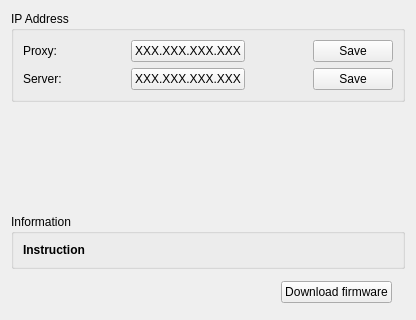
<?xml version="1.0" encoding="UTF-8"?>
<ui version="4.0">
 <class>ServiceUpdates::CNetworkWidget</class>
 <widget class="QWidget" name="ServiceUpdates::CNetworkWidget">
  <property name="geometry">
   <rect>
    <x>0</x>
    <y>0</y>
    <width>416</width>
    <height>320</height>
   </rect>
  </property>
  <property name="windowTitle">
   <string>Form</string>
  </property>
  <layout class="QVBoxLayout" name="verticalLayout">
   <item>
    <widget class="QGroupBox" name="remoteCareBox">
     <property name="title">
      <string>IP Address</string>
     </property>
     <layout class="QGridLayout" name="gridLayout">
      <item row="0" column="1">
       <spacer name="horizontalSpacer_4">
        <property name="orientation">
         <enum>Qt::Horizontal</enum>
        </property>
        <property name="sizeHint" stdset="0">
         <size>
          <width>80</width>
          <height>20</height>
         </size>
        </property>
       </spacer>
      </item>
      <item row="1" column="2">
       <widget class="QPushButton" name="serviceIpAddressButton">
        <property name="text">
         <string>XXX.XXX.XXX.XXX</string>
        </property>
       </widget>
      </item>
      <item row="0" column="2">
       <widget class="QPushButton" name="proxyIpAddressButton">
        <property name="text">
         <string>XXX.XXX.XXX.XXX</string>
        </property>
       </widget>
      </item>
      <item row="0" column="3">
       <spacer name="horizontalSpacer_3">
        <property name="orientation">
         <enum>Qt::Horizontal</enum>
        </property>
        <property name="sizeHint" stdset="0">
         <size>
          <width>79</width>
          <height>20</height>
         </size>
        </property>
       </spacer>
      </item>
      <item row="1" column="3">
       <spacer name="horizontalSpacer_5">
        <property name="orientation">
         <enum>Qt::Horizontal</enum>
        </property>
        <property name="sizeHint" stdset="0">
         <size>
          <width>40</width>
          <height>20</height>
         </size>
        </property>
       </spacer>
      </item>
      <item row="1" column="0">
       <widget class="QLabel" name="label_2">
        <property name="text">
         <string>Server:</string>
        </property>
       </widget>
      </item>
      <item row="1" column="1">
       <spacer name="horizontalSpacer">
        <property name="orientation">
         <enum>Qt::Horizontal</enum>
        </property>
        <property name="sizeHint" stdset="0">
         <size>
          <width>40</width>
          <height>20</height>
         </size>
        </property>
       </spacer>
      </item>
      <item row="0" column="4">
       <widget class="QPushButton" name="saveProxyIpButton">
        <property name="text">
         <string>Save</string>
        </property>
       </widget>
      </item>
      <item row="1" column="4">
       <widget class="QPushButton" name="saveServiceIpButton">
        <property name="text">
         <string>Save</string>
        </property>
       </widget>
      </item>
      <item row="0" column="0">
       <widget class="QLabel" name="label">
        <property name="text">
         <string>Proxy:</string>
        </property>
       </widget>
      </item>
     </layout>
    </widget>
   </item>
   <item>
    <widget class="MainMenu::CScrollTable" name="tableWidget" native="true">
     <property name="minimumSize">
      <size>
       <width>320</width>
       <height>100</height>
      </size>
     </property>
    </widget>
   </item>
   <item>
    <widget class="QGroupBox" name="informationBox">
     <property name="title">
      <string>Information</string>
     </property>
     <layout class="QHBoxLayout" name="horizontalLayout_3">
      <item>
       <widget class="QLabel" name="instructionLabel">
        <property name="font">
         <font>
          <weight>75</weight>
          <bold>true</bold>
         </font>
        </property>
        <property name="text">
         <string>Instruction</string>
        </property>
        <property name="wordWrap">
         <bool>true</bool>
        </property>
       </widget>
      </item>
     </layout>
    </widget>
   </item>
   <item>
    <layout class="QHBoxLayout" name="horizontalLayout_4">
     <item>
      <spacer name="horizontalSpacer_2">
       <property name="orientation">
        <enum>Qt::Horizontal</enum>
       </property>
       <property name="sizeHint" stdset="0">
        <size>
         <width>40</width>
         <height>20</height>
        </size>
       </property>
      </spacer>
     </item>
     <item>
      <widget class="QPushButton" name="downloadFirmwareBtn">
       <property name="text">
        <string>Download firmware</string>
       </property>
      </widget>
     </item>
     <item>
      <widget class="QLabel" name="firmwareCheckBoxLabel">
       <property name="text">
        <string/>
       </property>
      </widget>
     </item>
    </layout>
   </item>
  </layout>
 </widget>
 <customwidgets>
  <customwidget>
   <class>MainMenu::CScrollTable</class>
   <extends>QWidget</extends>
   <header>MainMenu/Include/ScrollTable.h</header>
   <container>1</container>
  </customwidget>
 </customwidgets>
 <resources/>
 <connections/>
</ui>
